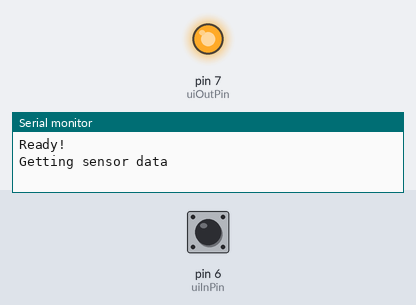
The sketch below on a simulated Arduino Uno, built with avr-gcc and run on an emulated ATmega328P. Parts: output pins drawn as LEDs (lit = HIGH), the last lines printed to the serial monitor. Dashed ring = blinking. The test bench sets the inputs (shaded band); at power-on: pin 6 (uiInPin) HIGH.

Above: at 1.2 s.
1.3 s: pin 6 (uiInPin) pulled LOW for 0.15 s
At 1.4 s:
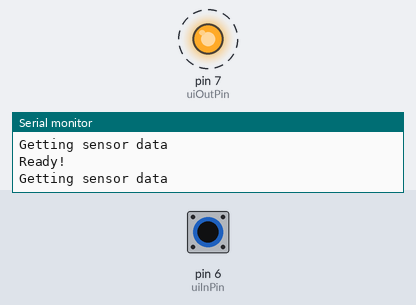
Timing chart, 0 to 4.3 s (numbered marks = the images above; inputs shaded):
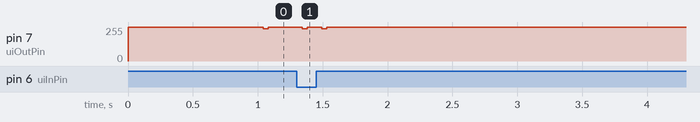

The sketch:

GPSWiiUITester.pde
```cpp
//
//  GPSWiiUITester -- a 'client' for GPSWiiUI, implemented in a way
//                    similar to what's done in GPSWiiLogger,
//                    meant as a technology demo
//
//  2008, Tod E. Kurt, http://todbot.com/blog/
//
//

#include "AFSoftSerial.h"

///extern uint8_t _receive_buffer;  // part of AFSoftSerial

// this MUST match the same defines in GPSWiiUI
// every this many millisecs, read sensors, should be even mult of 1000
#define sensorUpdatesPerSec 10
#define sensorUpdateMillis (1000/sensorUpdatesPerSec)
#define sensorPacketSize 7   // "|xxyyzz" 7 bytes
#define sensorBuffSize ((sensorPacketSize*sensorUpdatesPerSec)+5)

#define uiOutPin 7
#define uiInPin 6

unsigned long lasttime;

AFSoftSerial uiSerial = AFSoftSerial(uiInPin, uiOutPin);

#define BUFFSIZ sensorBuffSize
char buffer[sensorBuffSize];
uint8_t buffidx;
uint8_t i;

//
// standard Arduino setup
//
void setup()
{
    Serial.begin(19200);     // this would normally be 4800 to the GPS
    uiSerial.begin(19200);  // talk to GPSWiiGUI uses SoftSerial defines above

    Serial.println("\r\nReady!");
}

//
// standard Arduino loop
//
void loop()
{
    unsigned long thistime = millis();
    if( (thistime - lasttime) >= 1000 ) {
        lasttime = thistime;
        Serial.println("Getting sensor data");
        char buf[8] = "s123456";
        millisToTime( buf+1, thistime);
        uiSerial.print(buf);

        unsigned long t1 = millis();
        readline();
        Serial.print("readline delta:");
        Serial.print(millis()-t1, DEC);

        Serial.print(" bufi:");
        Serial.print(buffidx,DEC);
        Serial.print(" buff:");
        Serial.println(buffer);
    }

}

// converts standard millis val to a time str in "hhmmss" format
void millisToTime(char* buff, unsigned long m)
{
    long secs = m/1000;
    long mins = secs/60;
    int hours = mins/60;
    secs = secs % 60;
    mins = mins % 60;
    buff[0] = (hours/10)+ '0';
    buff[1] = (hours%10)+ '0';
    buff[2] = (mins/10) + '0';
    buff[3] = (mins%10) + '0';
    buff[4] = (secs/10) + '0';
    buff[5] = (secs%10) + '0';
    buff[6] = 0;
}

void readline(void) {
  char c;

  buffidx = 0; // start at begninning
  while (1) {
      c = uiSerial.read();
      if (c == -1)
        continue;
      if (c == '\n')
        continue;
      if ((buffidx == BUFFSIZ-1) || (c == '\r')) {
        buffer[buffidx] = 0;
        return;
      }
      buffer[buffidx++]= c;
  }
}
```

AFSoftSerial.cpp
```cpp
// (licence header left out)
/******************************************************************************
 * Includes
 ******************************************************************************/
#include <avr/interrupt.h>
#include "WConstants.h"
#include "AFSoftSerial.h"   // made relative so it can be included in-sketch

/******************************************************************************
 * Definitions
 ******************************************************************************/
//#ifndef AFSS_MAX_RX_BUFF   this doesn't work, why not? (also no work in .h)
#define AFSS_MAX_RX_BUFF 64
//#endif

/******************************************************************************
 * Statics
 ******************************************************************************/
static uint8_t _receivePin;
static uint8_t _transmitPin;
static int _bitDelay;

static char _receive_buffer[AFSS_MAX_RX_BUFF];
static uint8_t _receive_buffer_index;

#if (F_CPU == 16000000)
void whackDelay(uint16_t delay) {
  uint8_t tmp=0;

  asm volatile("sbiw    %0, 0x01 \n\t"
	       "ldi %1, 0xFF \n\t"
	       "cpi %A0, 0xFF \n\t"
	       "cpc %B0, %1 \n\t"
	       "brne .-10 \n\t"
	       : "+r" (delay), "+a" (tmp)
	       : "0" (delay)
	       );
}
#endif

/******************************************************************************
 * Interrupts
 ******************************************************************************/

SIGNAL(SIG_PIN_CHANGE0) {
  if ((_receivePin >=8) && (_receivePin <= 13)) {
    recv();
  }
}
SIGNAL(SIG_PIN_CHANGE2)
{
  if (_receivePin <8) {
    recv();
  }
}


void recv(void) {
  char i, d = 0;
  if (digitalRead(_receivePin))
    return;       // not ready!
  whackDelay(_bitDelay - 8);
  for (i=0; i<8; i++) {
    //PORTB |= _BV(5);
    whackDelay(_bitDelay*2 - 6);  // digitalread takes some time
    //PORTB &= ~_BV(5);
    if (digitalRead(_receivePin))
      d |= (1 << i);
   }
  whackDelay(_bitDelay*2);
  if (_receive_buffer_index >=  AFSS_MAX_RX_BUFF)
    return;
  _receive_buffer[_receive_buffer_index] = d; // save data
  _receive_buffer_index++;  // got a byte
}


/******************************************************************************
 * Constructors
 ******************************************************************************/

AFSoftSerial::AFSoftSerial(uint8_t receivePin, uint8_t transmitPin)
{
  _receivePin = receivePin;
  _transmitPin = transmitPin;
  _baudRate = 0;
}

void AFSoftSerial::setTX(uint8_t tx) {
  _transmitPin = tx;
}
void AFSoftSerial::setRX(uint8_t rx) {
  _receivePin = rx;
}

/******************************************************************************
 * User API
 ******************************************************************************/

void AFSoftSerial::begin(long speed)
{
  pinMode(_transmitPin, OUTPUT);
  digitalWrite(_transmitPin, HIGH);

  pinMode(_receivePin, INPUT);
  digitalWrite(_receivePin, HIGH);  // pullup!

  _baudRate = speed;
  switch (_baudRate) {
  case 115200: // For xmit -only-!
    _bitDelay = 4; break;
  case 57600:
    _bitDelay = 14; break;
  case 38400:
    _bitDelay = 24; break;
  case 31250:
    _bitDelay = 31; break;
  case 19200:
    _bitDelay = 54; break;
  case 9600:
    _bitDelay = 113; break;
  case 4800:
    _bitDelay = 232; break;
  case 2400:
    _bitDelay = 470; break;
  default:
    _bitDelay = 0;
  }

   if (_receivePin < 8) {
     // a PIND pin, PCINT16-23
     PCMSK2 |= _BV(_receivePin);
     PCICR |= _BV(2);
  } else if (_receivePin <= 13) {
    // a PINB pin, PCINT0-5
    PCICR |= _BV(0);
    PCMSK0 |= _BV(_receivePin-8);
  }

  whackDelay(_bitDelay*2); // if we were low this establishes the end
}

int AFSoftSerial::read(void)
{
  uint8_t d,i;

  if (! _receive_buffer_index)
    return -1;

  d = _receive_buffer[0]; // grab first byte
  // if we were awesome we would do some nifty queue action
  // sadly, i dont care
  for (i=0; i<_receive_buffer_index; i++) {
    _receive_buffer[i] = _receive_buffer[i+1];
  }
  _receive_buffer_index--;
  return d;
}

uint8_t AFSoftSerial::available(void)
{
  return _receive_buffer_index;
}

void AFSoftSerial::print(uint8_t b)
{
  if (_baudRate == 0)
    return;
  byte mask;

  cli();  // turn off interrupts for a clean txmit

  digitalWrite(_transmitPin, LOW);  // startbit
  whackDelay(_bitDelay*2);

  for (mask = 0x01; mask; mask <<= 1) {
    if (b & mask){ // choose bit
      digitalWrite(_transmitPin,HIGH); // send 1
    }
    else{
      digitalWrite(_transmitPin,LOW); // send 1
    }
    whackDelay(_bitDelay*2);
  }

  digitalWrite(_transmitPin, HIGH);
  sei();  // turn interrupts back on. hooray!
  whackDelay(_bitDelay*2);
}

void AFSoftSerial::print(const char *s)
{
  while (*s)
    print(*s++);
}

void AFSoftSerial::print(char c)
{
  print((uint8_t) c);
}

void AFSoftSerial::print(int n)
{
  print((long) n);
}

void AFSoftSerial::print(unsigned int n)
{
  print((unsigned long) n);
}

void AFSoftSerial::print(long n)
{
  if (n < 0) {
    print('-');
    n = -n;
  }
  printNumber(n, 10);
}

void AFSoftSerial::print(unsigned long n)
{
  printNumber(n, 10);
}

void AFSoftSerial::print(long n, int base)
{
  if (base == 0)
    print((char) n);
  else if (base == 10)
    print(n);
  else
    printNumber(n, base);
}

void AFSoftSerial::println(void)
{
  print('\r');
  print('\n');
}

void AFSoftSerial::println(char c)
{
  print(c);
  println();
}

void AFSoftSerial::println(const char c[])
{
  print(c);
  println();
}

void AFSoftSerial::println(uint8_t b)
{
  print(b);
  println();
}

void AFSoftSerial::println(int n)
{
  print(n);
  println();
}

void AFSoftSerial::println(long n)
{
  print(n);
  println();
}

void AFSoftSerial::println(unsigned long n)
{
  print(n);
  println();
}

void AFSoftSerial::println(long n, int base)
{
  print(n, base);
  println();
}

// Private Methods /////////////////////////////////////////////////////////////

void AFSoftSerial::printNumber(unsigned long n, uint8_t base)
{
  unsigned char buf[8 * sizeof(long)]; // Assumes 8-bit chars.
  unsigned long i = 0;

  if (n == 0) {
    print('0');
    return;
  }

  while (n > 0) {
    buf[i++] = n % base;
    n /= base;
  }

  for (; i > 0; i--)
    print((char) (buf[i - 1] < 10 ? '0' + buf[i - 1] : 'A' + buf[i - 1] - 10));
}
```

AFSoftSerial.h
```cpp
// (licence header left out)
#ifndef AFSoftSerial_h
#define AFSoftSerial_h

#include <inttypes.h>

uint16_t whackDelay2(uint16_t delay);

static void recv(void);

class AFSoftSerial
{
  private:
    long _baudRate;
    void printNumber(unsigned long, uint8_t);

  public:
    AFSoftSerial(uint8_t, uint8_t);
    void setTX(uint8_t tx);
    void setRX(uint8_t rx);
    void begin(long);
    int read();
    uint8_t available(void);
    void print(char);
    void print(const char[]);
    void print(uint8_t);
    void print(int);
    void print(unsigned int);
    void print(long);
    void print(unsigned long);
    void print(long, int);
    void println(void);
    void println(char);
    void println(const char[]);
    void println(uint8_t);
    void println(int);
    void println(long);
    void println(unsigned long);
    void println(long, int);
};

#endif
```

Measured:
- after the input at 1.3 s, pin 7 (uiOutPin): alternates 255/255 for 0.11 s and 241/255 for 0.04 s, 4 changes in all, then stays 255/255, starting at once
